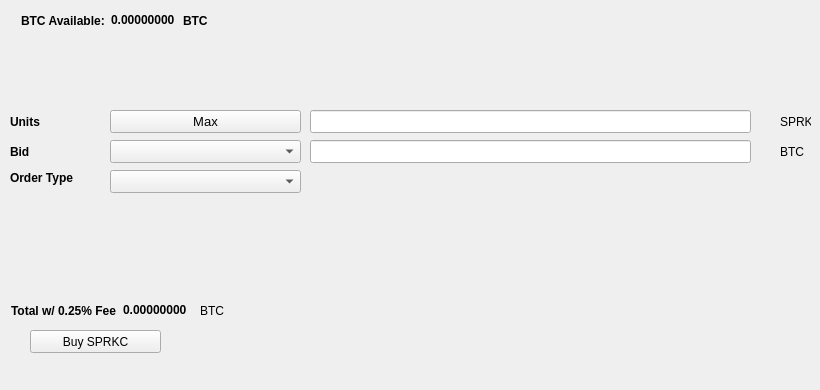
   <widget class="QWidget" name="BuyTab">
    <attribute name="title">
     <string>Buy</string>
    </attribute>
    <widget class="QPushButton" name="BuySPRKC">
     <property name="geometry">
      <rect>
       <x>30</x>
       <y>330</y>
       <width>131</width>
       <height>23</height>
      </rect>
     </property>
     <property name="text">
      <string>Buy SPRKC</string>
     </property>
     <property name="icon">
      <iconset resource="../sprocket.qrc">
       <normaloff>:/icons/bitcoin</normaloff>:/icons/bitcoin</iconset>
     </property>
    </widget>
    <widget class="QLabel" name="label_3">
     <property name="geometry">
      <rect>
       <x>10</x>
       <y>110</y>
       <width>46</width>
       <height>23</height>
      </rect>
     </property>
     <property name="font">
      <font>
       <weight>75</weight>
       <bold>true</bold>
      </font>
     </property>
     <property name="text">
      <string>Units</string>
     </property>
    </widget>
    <widget class="QLineEdit" name="UnitsInput">
     <property name="geometry">
      <rect>
       <x>310</x>
       <y>110</y>
       <width>441</width>
       <height>23</height>
      </rect>
     </property>
     <property name="font">
      <font>
       <pointsize>9</pointsize>
       <weight>75</weight>
       <bold>true</bold>
      </font>
     </property>
    </widget>
    <widget class="QLineEdit" name="BuyBidPriceEdit">
     <property name="geometry">
      <rect>
       <x>310</x>
       <y>140</y>
       <width>441</width>
       <height>23</height>
      </rect>
     </property>
     <property name="font">
      <font>
       <pointsize>9</pointsize>
       <weight>75</weight>
       <bold>true</bold>
      </font>
     </property>
    </widget>
    <widget class="QLabel" name="label_4">
     <property name="geometry">
      <rect>
       <x>780</x>
       <y>110</y>
       <width>31</width>
       <height>23</height>
      </rect>
     </property>
     <property name="text">
      <string>SPRKC</string>
     </property>
    </widget>
    <widget class="QLabel" name="label_5">
     <property name="geometry">
      <rect>
       <x>780</x>
       <y>140</y>
       <width>31</width>
       <height>23</height>
      </rect>
     </property>
     <property name="text">
      <string>BTC</string>
     </property>
    </widget>
    <widget class="QLabel" name="label_6">
     <property name="geometry">
      <rect>
       <x>10</x>
       <y>140</y>
       <width>46</width>
       <height>23</height>
      </rect>
     </property>
     <property name="font">
      <font>
       <weight>75</weight>
       <bold>true</bold>
      </font>
     </property>
     <property name="text">
      <string>Bid</string>
     </property>
    </widget>
    <widget class="QLabel" name="label_7">
     <property name="geometry">
      <rect>
       <x>10</x>
       <y>170</y>
       <width>91</width>
       <height>16</height>
      </rect>
     </property>
     <property name="font">
      <font>
       <weight>75</weight>
       <bold>true</bold>
      </font>
     </property>
     <property name="text">
      <string>Order Type</string>
     </property>
    </widget>
    <widget class="QPushButton" name="Buy_Max_Amount">
     <property name="geometry">
      <rect>
       <x>110</x>
       <y>110</y>
       <width>191</width>
       <height>23</height>
      </rect>
     </property>
     <property name="font">
      <font>
       <pointsize>10</pointsize>
      </font>
     </property>
     <property name="text">
      <string>Max</string>
     </property>
    </widget>
    <widget class="QComboBox" name="BuyBidcomboBox">
     <property name="geometry">
      <rect>
       <x>110</x>
       <y>140</y>
       <width>191</width>
       <height>23</height>
      </rect>
     </property>
     <property name="font">
      <font>
       <pointsize>10</pointsize>
      </font>
     </property>
    </widget>
    <widget class="QComboBox" name="buyOrdertypeCombo">
     <property name="geometry">
      <rect>
       <x>110</x>
       <y>170</y>
       <width>191</width>
       <height>23</height>
      </rect>
     </property>
     <property name="font">
      <font>
       <pointsize>10</pointsize>
      </font>
     </property>
    </widget>
    <widget class="QWidget" name="layoutWidget1">
     <property name="geometry">
      <rect>
       <x>21</x>
       <y>11</y>
       <width>227</width>
       <height>19</height>
      </rect>
     </property>
     <layout class="QHBoxLayout" name="horizontalLayout_3">
      <item>
       <widget class="QLabel" name="label232">
        <property name="font">
         <font>
          <weight>75</weight>
          <bold>true</bold>
         </font>
        </property>
        <property name="text">
         <string>BTC Available:</string>
        </property>
       </widget>
      </item>
      <item>
       <widget class="QLabel" name="BtcAvailableLbl">
        <property name="palette">
         <palette>
          <active>
           <colorrole role="WindowText">
            <brush brushstyle="SolidPattern">
             <color alpha="255">
              <red>0</red>
              <green>0</green>
              <blue>0</blue>
             </color>
            </brush>
           </colorrole>
           <colorrole role="Button">
            <brush brushstyle="SolidPattern">
             <color alpha="255">
              <red>0</red>
              <green>170</green>
              <blue>0</blue>
             </color>
            </brush>
           </colorrole>
           <colorrole role="Light">
            <brush brushstyle="SolidPattern">
             <color alpha="255">
              <red>0</red>
              <green>255</green>
              <blue>0</blue>
             </color>
            </brush>
           </colorrole>
           <colorrole role="Midlight">
            <brush brushstyle="SolidPattern">
             <color alpha="255">
              <red>0</red>
              <green>212</green>
              <blue>0</blue>
             </color>
            </brush>
           </colorrole>
           <colorrole role="Dark">
            <brush brushstyle="SolidPattern">
             <color alpha="255">
              <red>0</red>
              <green>85</green>
              <blue>0</blue>
             </color>
            </brush>
           </colorrole>
           <colorrole role="Mid">
            <brush brushstyle="SolidPattern">
             <color alpha="255">
              <red>0</red>
              <green>113</green>
              <blue>0</blue>
             </color>
            </brush>
           </colorrole>
           <colorrole role="Text">
            <brush brushstyle="SolidPattern">
             <color alpha="255">
              <red>0</red>
              <green>170</green>
              <blue>0</blue>
             </color>
            </brush>
           </colorrole>
           <colorrole role="BrightText">
            <brush brushstyle="SolidPattern">
             <color alpha="255">
              <red>255</red>
              <green>255</green>
              <blue>255</blue>
             </color>
            </brush>
           </colorrole>
           <colorrole role="ButtonText">
            <brush brushstyle="SolidPattern">
             <color alpha="255">
              <red>0</red>
              <green>0</green>
              <blue>0</blue>
             </color>
            </brush>
           </colorrole>
           <colorrole role="Base">
            <brush brushstyle="SolidPattern">
             <color alpha="255">
              <red>255</red>
              <green>255</green>
              <blue>255</blue>
             </color>
            </brush>
           </colorrole>
           <colorrole role="Window">
            <brush brushstyle="SolidPattern">
             <color alpha="255">
              <red>0</red>
              <green>170</green>
              <blue>0</blue>
             </color>
            </brush>
           </colorrole>
           <colorrole role="Shadow">
            <brush brushstyle="SolidPattern">
             <color alpha="255">
              <red>0</red>
              <green>0</green>
              <blue>0</blue>
             </color>
            </brush>
           </colorrole>
           <colorrole role="AlternateBase">
            <brush brushstyle="SolidPattern">
             <color alpha="255">
              <red>127</red>
              <green>212</green>
              <blue>127</blue>
             </color>
            </brush>
           </colorrole>
           <colorrole role="ToolTipBase">
            <brush brushstyle="SolidPattern">
             <color alpha="255">
              <red>255</red>
              <green>255</green>
              <blue>220</blue>
             </color>
            </brush>
           </colorrole>
           <colorrole role="ToolTipText">
            <brush brushstyle="SolidPattern">
             <color alpha="255">
              <red>0</red>
              <green>0</green>
              <blue>0</blue>
             </color>
            </brush>
           </colorrole>
          </active>
          <inactive>
           <colorrole role="WindowText">
            <brush brushstyle="SolidPattern">
             <color alpha="255">
              <red>0</red>
              <green>0</green>
              <blue>0</blue>
             </color>
            </brush>
           </colorrole>
           <colorrole role="Button">
            <brush brushstyle="SolidPattern">
             <color alpha="255">
              <red>0</red>
              <green>170</green>
              <blue>0</blue>
             </color>
            </brush>
           </colorrole>
           <colorrole role="Light">
            <brush brushstyle="SolidPattern">
             <color alpha="255">
              <red>0</red>
              <green>255</green>
              <blue>0</blue>
             </color>
            </brush>
           </colorrole>
           <colorrole role="Midlight">
            <brush brushstyle="SolidPattern">
             <color alpha="255">
              <red>0</red>
              <green>212</green>
              <blue>0</blue>
             </color>
            </brush>
           </colorrole>
           <colorrole role="Dark">
            <brush brushstyle="SolidPattern">
             <color alpha="255">
              <red>0</red>
              <green>85</green>
              <blue>0</blue>
             </color>
            </brush>
           </colorrole>
           <colorrole role="Mid">
            <brush brushstyle="SolidPattern">
             <color alpha="255">
              <red>0</red>
              <green>113</green>
              <blue>0</blue>
             </color>
            </brush>
           </colorrole>
           <colorrole role="Text">
            <brush brushstyle="SolidPattern">
             <color alpha="255">
              <red>0</red>
              <green>170</green>
              <blue>0</blue>
             </color>
            </brush>
           </colorrole>
           <colorrole role="BrightText">
            <brush brushstyle="SolidPattern">
             <color alpha="255">
              <red>255</red>
              <green>255</green>
              <blue>255</blue>
             </color>
            </brush>
           </colorrole>
           <colorrole role="ButtonText">
            <brush brushstyle="SolidPattern">
             <color alpha="255">
              <red>0</red>
              <green>0</green>
              <blue>0</blue>
             </color>
            </brush>
           </colorrole>
           <colorrole role="Base">
            <brush brushstyle="SolidPattern">
             <color alpha="255">
              <red>255</red>
              <green>255</green>
              <blue>255</blue>
             </color>
            </brush>
           </colorrole>
           <colorrole role="Window">
            <brush brushstyle="SolidPattern">
             <color alpha="255">
              <red>0</red>
              <green>170</green>
              <blue>0</blue>
             </color>
            </brush>
           </colorrole>
           <colorrole role="Shadow">
            <brush brushstyle="SolidPattern">
             <color alpha="255">
              <red>0</red>
              <green>0</green>
              <blue>0</blue>
             </color>
            </brush>
           </colorrole>
           <colorrole role="AlternateBase">
            <brush brushstyle="SolidPattern">
             <color alpha="255">
              <red>127</red>
              <green>212</green>
              <blue>127</blue>
             </color>
            </brush>
           </colorrole>
           <colorrole role="ToolTipBase">
            <brush brushstyle="SolidPattern">
             <color alpha="255">
              <red>255</red>
              <green>255</green>
              <blue>220</blue>
             </color>
            </brush>
           </colorrole>
           <colorrole role="ToolTipText">
            <brush brushstyle="SolidPattern">
             <color alpha="255">
              <red>0</red>
              <green>0</green>
              <blue>0</blue>
             </color>
            </brush>
           </colorrole>
          </inactive>
          <disabled>
           <colorrole role="WindowText">
            <brush brushstyle="SolidPattern">
             <color alpha="255">
              <red>0</red>
              <green>85</green>
              <blue>0</blue>
             </color>
            </brush>
           </colorrole>
           <colorrole role="Button">
            <brush brushstyle="SolidPattern">
             <color alpha="255">
              <red>0</red>
              <green>170</green>
              <blue>0</blue>
             </color>
            </brush>
           </colorrole>
           <colorrole role="Light">
            <brush brushstyle="SolidPattern">
             <color alpha="255">
              <red>0</red>
              <green>255</green>
              <blue>0</blue>
             </color>
            </brush>
           </colorrole>
           <colorrole role="Midlight">
            <brush brushstyle="SolidPattern">
             <color alpha="255">
              <red>0</red>
              <green>212</green>
              <blue>0</blue>
             </color>
            </brush>
           </colorrole>
           <colorrole role="Dark">
            <brush brushstyle="SolidPattern">
             <color alpha="255">
              <red>0</red>
              <green>85</green>
              <blue>0</blue>
             </color>
            </brush>
           </colorrole>
           <colorrole role="Mid">
            <brush brushstyle="SolidPattern">
             <color alpha="255">
              <red>0</red>
              <green>113</green>
              <blue>0</blue>
             </color>
            </brush>
           </colorrole>
           <colorrole role="Text">
            <brush brushstyle="SolidPattern">
             <color alpha="255">
              <red>0</red>
              <green>85</green>
              <blue>0</blue>
             </color>
            </brush>
           </colorrole>
           <colorrole role="BrightText">
            <brush brushstyle="SolidPattern">
             <color alpha="255">
              <red>255</red>
              <green>255</green>
              <blue>255</blue>
             </color>
            </brush>
           </colorrole>
           <colorrole role="ButtonText">
            <brush brushstyle="SolidPattern">
             <color alpha="255">
              <red>0</red>
              <green>85</green>
              <blue>0</blue>
             </color>
            </brush>
           </colorrole>
           <colorrole role="Base">
            <brush brushstyle="SolidPattern">
             <color alpha="255">
              <red>0</red>
              <green>170</green>
              <blue>0</blue>
             </color>
            </brush>
           </colorrole>
           <colorrole role="Window">
            <brush brushstyle="SolidPattern">
             <color alpha="255">
              <red>0</red>
              <green>170</green>
              <blue>0</blue>
             </color>
            </brush>
           </colorrole>
           <colorrole role="Shadow">
            <brush brushstyle="SolidPattern">
             <color alpha="255">
              <red>0</red>
              <green>0</green>
              <blue>0</blue>
             </color>
            </brush>
           </colorrole>
           <colorrole role="AlternateBase">
            <brush brushstyle="SolidPattern">
             <color alpha="255">
              <red>0</red>
              <green>170</green>
              <blue>0</blue>
             </color>
            </brush>
           </colorrole>
           <colorrole role="ToolTipBase">
            <brush brushstyle="SolidPattern">
             <color alpha="255">
              <red>255</red>
              <green>255</green>
              <blue>220</blue>
             </color>
            </brush>
           </colorrole>
           <colorrole role="ToolTipText">
            <brush brushstyle="SolidPattern">
             <color alpha="255">
              <red>0</red>
              <green>0</green>
              <blue>0</blue>
             </color>
            </brush>
           </colorrole>
          </disabled>
         </palette>
        </property>
        <property name="font">
         <font>
          <weight>75</weight>
          <bold>true</bold>
         </font>
        </property>
        <property name="text">
         <string>0.00000000</string>
        </property>
        <property name="textInteractionFlags">
         <set>Qt::LinksAccessibleByMouse|Qt::TextSelectableByKeyboard|Qt::TextSelectableByMouse</set>
        </property>
       </widget>
      </item>
      <item>
       <widget class="QLabel" name="BtcAvailableLbl_2">
        <property name="font">
         <font>
          <weight>75</weight>
          <bold>true</bold>
         </font>
        </property>
        <property name="text">
         <string>BTC</string>
        </property>
       </widget>
      </item>
     </layout>
    </widget>
    <widget class="QWidget" name="layoutWidge2">
     <property name="geometry">
      <rect>
       <x>11</x>
       <y>301</y>
       <width>259</width>
       <height>19</height>
      </rect>
     </property>
     <layout class="QHBoxLayout" name="horizontalLayout_4">
      <item>
       <widget class="QLabel" name="label_9">
        <property name="font">
         <font>
          <weight>75</weight>
          <bold>true</bold>
         </font>
        </property>
        <property name="text">
         <string>Total w/ 0.25% Fee</string>
        </property>
       </widget>
      </item>
      <item>
       <widget class="QLabel" name="BuyCostLabel">
        <property name="palette">
         <palette>
          <active>
           <colorrole role="WindowText">
            <brush brushstyle="SolidPattern">
             <color alpha="255">
              <red>0</red>
              <green>0</green>
              <blue>0</blue>
             </color>
            </brush>
           </colorrole>
           <colorrole role="Button">
            <brush brushstyle="SolidPattern">
             <color alpha="255">
              <red>0</red>
              <green>170</green>
              <blue>0</blue>
             </color>
            </brush>
           </colorrole>
           <colorrole role="Light">
            <brush brushstyle="SolidPattern">
             <color alpha="255">
              <red>0</red>
              <green>255</green>
              <blue>0</blue>
             </color>
            </brush>
           </colorrole>
           <colorrole role="Midlight">
            <brush brushstyle="SolidPattern">
             <color alpha="255">
              <red>0</red>
              <green>212</green>
              <blue>0</blue>
             </color>
            </brush>
           </colorrole>
           <colorrole role="Dark">
            <brush brushstyle="SolidPattern">
             <color alpha="255">
              <red>0</red>
              <green>85</green>
              <blue>0</blue>
             </color>
            </brush>
           </colorrole>
           <colorrole role="Mid">
            <brush brushstyle="SolidPattern">
             <color alpha="255">
              <red>0</red>
              <green>113</green>
              <blue>0</blue>
             </color>
            </brush>
           </colorrole>
           <colorrole role="Text">
            <brush brushstyle="SolidPattern">
             <color alpha="255">
              <red>0</red>
              <green>170</green>
              <blue>0</blue>
             </color>
            </brush>
           </colorrole>
           <colorrole role="BrightText">
            <brush brushstyle="SolidPattern">
             <color alpha="255">
              <red>255</red>
              <green>255</green>
              <blue>255</blue>
             </color>
            </brush>
           </colorrole>
           <colorrole role="ButtonText">
            <brush brushstyle="SolidPattern">
             <color alpha="255">
              <red>0</red>
              <green>0</green>
              <blue>0</blue>
             </color>
            </brush>
           </colorrole>
           <colorrole role="Base">
            <brush brushstyle="SolidPattern">
             <color alpha="255">
              <red>255</red>
              <green>255</green>
              <blue>255</blue>
             </color>
            </brush>
           </colorrole>
           <colorrole role="Window">
            <brush brushstyle="SolidPattern">
             <color alpha="255">
              <red>0</red>
              <green>170</green>
              <blue>0</blue>
             </color>
            </brush>
           </colorrole>
           <colorrole role="Shadow">
            <brush brushstyle="SolidPattern">
             <color alpha="255">
              <red>0</red>
              <green>0</green>
              <blue>0</blue>
             </color>
            </brush>
           </colorrole>
           <colorrole role="AlternateBase">
            <brush brushstyle="SolidPattern">
             <color alpha="255">
              <red>127</red>
              <green>212</green>
              <blue>127</blue>
             </color>
            </brush>
           </colorrole>
           <colorrole role="ToolTipBase">
            <brush brushstyle="SolidPattern">
             <color alpha="255">
              <red>255</red>
              <green>255</green>
              <blue>220</blue>
             </color>
            </brush>
           </colorrole>
           <colorrole role="ToolTipText">
            <brush brushstyle="SolidPattern">
             <color alpha="255">
              <red>0</red>
              <green>0</green>
              <blue>0</blue>
             </color>
            </brush>
           </colorrole>
          </active>
          <inactive>
           <colorrole role="WindowText">
            <brush brushstyle="SolidPattern">
             <color alpha="255">
              <red>0</red>
              <green>0</green>
              <blue>0</blue>
             </color>
            </brush>
           </colorrole>
           <colorrole role="Button">
            <brush brushstyle="SolidPattern">
             <color alpha="255">
              <red>0</red>
              <green>170</green>
              <blue>0</blue>
             </color>
            </brush>
           </colorrole>
           <colorrole role="Light">
            <brush brushstyle="SolidPattern">
             <color alpha="255">
              <red>0</red>
              <green>255</green>
              <blue>0</blue>
             </color>
            </brush>
           </colorrole>
           <colorrole role="Midlight">
            <brush brushstyle="SolidPattern">
             <color alpha="255">
              <red>0</red>
              <green>212</green>
              <blue>0</blue>
             </color>
            </brush>
           </colorrole>
           <colorrole role="Dark">
            <brush brushstyle="SolidPattern">
             <color alpha="255">
              <red>0</red>
              <green>85</green>
              <blue>0</blue>
             </color>
            </brush>
           </colorrole>
           <colorrole role="Mid">
            <brush brushstyle="SolidPattern">
             <color alpha="255">
              <red>0</red>
              <green>113</green>
              <blue>0</blue>
             </color>
            </brush>
           </colorrole>
           <colorrole role="Text">
            <brush brushstyle="SolidPattern">
             <color alpha="255">
              <red>0</red>
              <green>170</green>
              <blue>0</blue>
             </color>
            </brush>
           </colorrole>
           <colorrole role="BrightText">
            <brush brushstyle="SolidPattern">
             <color alpha="255">
              <red>255</red>
              <green>255</green>
              <blue>255</blue>
             </color>
            </brush>
           </colorrole>
           <colorrole role="ButtonText">
            <brush brushstyle="SolidPattern">
             <color alpha="255">
              <red>0</red>
              <green>0</green>
              <blue>0</blue>
             </color>
            </brush>
           </colorrole>
           <colorrole role="Base">
            <brush brushstyle="SolidPattern">
             <color alpha="255">
              <red>255</red>
              <green>255</green>
              <blue>255</blue>
             </color>
            </brush>
           </colorrole>
           <colorrole role="Window">
            <brush brushstyle="SolidPattern">
             <color alpha="255">
              <red>0</red>
              <green>170</green>
              <blue>0</blue>
             </color>
            </brush>
           </colorrole>
           <colorrole role="Shadow">
            <brush brushstyle="SolidPattern">
             <color alpha="255">
              <red>0</red>
              <green>0</green>
              <blue>0</blue>
             </color>
            </brush>
           </colorrole>
           <colorrole role="AlternateBase">
            <brush brushstyle="SolidPattern">
             <color alpha="255">
              <red>127</red>
              <green>212</green>
              <blue>127</blue>
             </color>
            </brush>
           </colorrole>
           <colorrole role="ToolTipBase">
            <brush brushstyle="SolidPattern">
             <color alpha="255">
              <red>255</red>
              <green>255</green>
              <blue>220</blue>
             </color>
            </brush>
           </colorrole>
           <colorrole role="ToolTipText">
            <brush brushstyle="SolidPattern">
             <color alpha="255">
              <red>0</red>
              <green>0</green>
              <blue>0</blue>
             </color>
            </brush>
           </colorrole>
          </inactive>
          <disabled>
           <colorrole role="WindowText">
            <brush brushstyle="SolidPattern">
             <color alpha="255">
              <red>0</red>
              <green>85</green>
              <blue>0</blue>
             </color>
            </brush>
           </colorrole>
           <colorrole role="Button">
            <brush brushstyle="SolidPattern">
             <color alpha="255">
              <red>0</red>
              <green>170</green>
              <blue>0</blue>
             </color>
            </brush>
           </colorrole>
           <colorrole role="Light">
            <brush brushstyle="SolidPattern">
             <color alpha="255">
              <red>0</red>
              <green>255</green>
              <blue>0</blue>
             </color>
            </brush>
           </colorrole>
           <colorrole role="Midlight">
            <brush brushstyle="SolidPattern">
             <color alpha="255">
              <red>0</red>
              <green>212</green>
              <blue>0</blue>
             </color>
            </brush>
           </colorrole>
           <colorrole role="Dark">
            <brush brushstyle="SolidPattern">
             <color alpha="255">
              <red>0</red>
              <green>85</green>
              <blue>0</blue>
             </color>
            </brush>
           </colorrole>
           <colorrole role="Mid">
            <brush brushstyle="SolidPattern">
             <color alpha="255">
              <red>0</red>
              <green>113</green>
              <blue>0</blue>
             </color>
            </brush>
           </colorrole>
           <colorrole role="Text">
            <brush brushstyle="SolidPattern">
             <color alpha="255">
              <red>0</red>
              <green>85</green>
              <blue>0</blue>
             </color>
            </brush>
           </colorrole>
           <colorrole role="BrightText">
            <brush brushstyle="SolidPattern">
             <color alpha="255">
              <red>255</red>
              <green>255</green>
              <blue>255</blue>
             </color>
            </brush>
           </colorrole>
           <colorrole role="ButtonText">
            <brush brushstyle="SolidPattern">
             <color alpha="255">
              <red>0</red>
              <green>85</green>
              <blue>0</blue>
             </color>
            </brush>
           </colorrole>
           <colorrole role="Base">
            <brush brushstyle="SolidPattern">
             <color alpha="255">
              <red>0</red>
              <green>170</green>
              <blue>0</blue>
             </color>
            </brush>
           </colorrole>
           <colorrole role="Window">
            <brush brushstyle="SolidPattern">
             <color alpha="255">
              <red>0</red>
              <green>170</green>
              <blue>0</blue>
             </color>
            </brush>
           </colorrole>
           <colorrole role="Shadow">
            <brush brushstyle="SolidPattern">
             <color alpha="255">
              <red>0</red>
              <green>0</green>
              <blue>0</blue>
             </color>
            </brush>
           </colorrole>
           <colorrole role="AlternateBase">
            <brush brushstyle="SolidPattern">
             <color alpha="255">
              <red>0</red>
              <green>170</green>
              <blue>0</blue>
             </color>
            </brush>
           </colorrole>
           <colorrole role="ToolTipBase">
            <brush brushstyle="SolidPattern">
             <color alpha="255">
              <red>255</red>
              <green>255</green>
              <blue>220</blue>
             </color>
            </brush>
           </colorrole>
           <colorrole role="ToolTipText">
            <brush brushstyle="SolidPattern">
             <color alpha="255">
              <red>0</red>
              <green>0</green>
              <blue>0</blue>
             </color>
            </brush>
           </colorrole>
          </disabled>
         </palette>
        </property>
        <property name="font">
         <font>
          <weight>75</weight>
          <bold>true</bold>
         </font>
        </property>
        <property name="autoFillBackground">
         <bool>false</bool>
        </property>
        <property name="text">
         <string>0.00000000</string>
        </property>
        <property name="textInteractionFlags">
         <set>Qt::LinksAccessibleByMouse|Qt::TextSelectableByMouse</set>
        </property>
       </widget>
      </item>
      <item>
       <widget class="QLabel" name="label_10">
        <property name="font">
         <font>
          <weight>50</weight>
          <bold>false</bold>
         </font>
        </property>
        <property name="text">
         <string>BTC</string>
        </property>
       </widget>
      </item>
     </layout>
    </widget>
    <widget class="QLabel" name="label_24">
     <property name="geometry">
      <rect>
       <x>460</x>
       <y>300</y>
       <width>281</width>
       <height>81</height>
      </rect>
     </property>
     <property name="text">
      <string/>
     </property>
     <property name="pixmap">
      <pixmap>:/images/bittrex</pixmap>
     </property>
    </widget>
   </widget>
